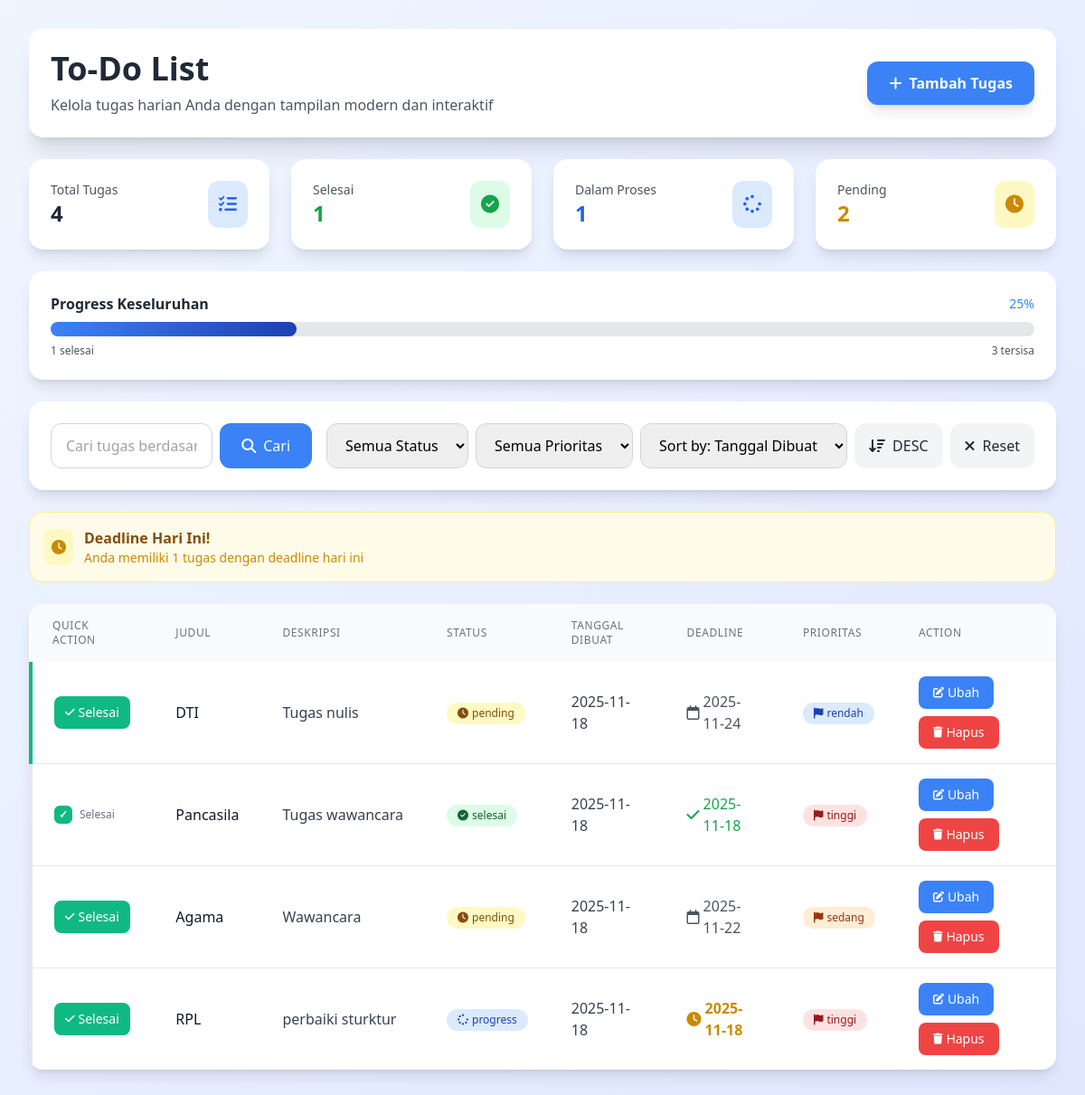
The page / on the database its author committed.
### tables this page shows
CREATE TABLE `todo_list` (
  `id` int NOT NULL,
  `title` varchar(255) NOT NULL,
  `description` text,
  `status` enum('pending','progress','overdue','selesai','done') DEFAULT 'pending',
  `created_at` date DEFAULT NULL,
  `due_date` date DEFAULT NULL,
  `priority` enum('rendah','sedang','tinggi') DEFAULT 'sedang'
);

### index.php (the view, shortened to what the rows shown need)
<?php
require 'function.php';
$sort_by = $_GET['sort'] ?? 'created_at';
$sort_order = $_GET['order'] ?? 'DESC';
$query = "SELECT * FROM todo_list WHERE 1=1";
$query .= " ORDER BY $sort_by $sort_order";
$data = ambildata($koneksi, $query);
?>
<!DOCTYPE html>
<html lang="en">
<head>
    <script src="https://cdn.tailwindcss.com"></script>
    <link rel="stylesheet" href="https://cdnjs.cloudflare.com/ajax/libs/font-awesome/6.4.0/css/all.min.css">
    <link rel="stylesheet" href="https://cdn.jsdelivr.net/npm/flatpickr/dist/flatpickr.min.css">
</head>
<body class="bg-gradient-to-br from-blue-50 to-indigo-100 min-h-screen p-4 md:p-8">
    <div class="max-w-7xl mx-auto">
        <div class="bg-white rounded-2xl shadow-xl p-6 mb-6">
            <div class="flex flex-col md:flex-row md:items-center justify-between gap-4">
                <div>
                    <h1 class="text-3xl md:text-4xl font-bold text-gray-800">To-Do List</h1>
                </div>
            </div>
        </div>
        <div class="bg-white rounded-2xl shadow-lg overflow-hidden">
            <div class="overflow-x-auto">
                <table class="w-full">
                    <thead class="bg-gray-50">
                        <tr>
                            <th class="py-4 px-6 text-left text-xs font-medium text-gray-500 uppercase tracking-wider">Quick Action</th>
                            <th class="py-4 px-6 text-left text-xs font-medium text-gray-500 uppercase tracking-wider">Judul</th>
                            <th class="py-4 px-6 text-left text-xs font-medium text-gray-500 uppercase tracking-wider">Deskripsi</th>
                            <th class="py-4 px-6 text-left text-xs font-medium text-gray-500 uppercase tracking-wider">Status</th>
                            <th class="py-4 px-6 text-left text-xs font-medium text-gray-500 uppercase tracking-wider">Tanggal Dibuat</th>
                            <th class="py-4 px-6 text-left text-xs font-medium text-gray-500 uppercase tracking-wider">Deadline</th>
                            <th class="py-4 px-6 text-left text-xs font-medium text-gray-500 uppercase tracking-wider">Prioritas</th>
                            <th class="py-4 px-6 text-left text-xs font-medium text-gray-500 uppercase tracking-wider">Action</th>
                        </tr>
                    </thead>
                    <tbody class="divide-y divide-gray-200">
                        <?php foreach ($data as $baris) { ?>
                            <?php
                            $statusClass = 'bg-yellow-100 text-yellow-800';
                            $statusIcon = 'fas fa-clock';
                            if ($baris["status"] === 'in progress' || $baris["status"] === 'progress') {
                                $statusClass = 'bg-blue-100 text-blue-800';
                                $statusIcon = 'fas fa-spinner';
                            } elseif ($baris["status"] === 'selesai' || $baris["status"] === 'done') {
                                $statusClass = 'bg-green-100 text-green-800';
                                $statusIcon = 'fas fa-check-circle';
                            } elseif ($baris["status"] === 'overdue') {
                                $statusClass = 'status-overdue';
                                $statusIcon = 'fas fa-exclamation-triangle';
                            }
                            $priorityClass = 'bg-blue-100 text-blue-800';
                            if ($baris["priority"] === 'sedang') {
                                $priorityClass = 'bg-orange-100 text-orange-800';
                            } elseif ($baris["priority"] === 'tinggi') {
                                $priorityClass = 'bg-red-100 text-red-800';
                            }
                            $due_date = strtotime($baris["due_date"]);
                            $today = strtotime(date('Y-m-d'));
                            $deadlineClass = 'deadline-normal';
                            $deadlineIcon = 'far fa-calendar';
                            $deadlineText = 'text-gray-600';
                            if ($baris["status"] === 'overdue') {
                                $deadlineClass = 'deadline-overdue';
                                $deadlineIcon = 'fas fa-exclamation-triangle';
                                $deadlineText = 'text-red-600 font-semibold';
                            } elseif ($due_date == $today && ($baris["status"] !== 'selesai' && $baris["status"] !== 'done')) {
                                $deadlineClass = 'deadline-today';
                                $deadlineIcon = 'fas fa-clock';
                                $deadlineText = 'text-yellow-600 font-semibold';
                            } elseif ($baris["status"] === 'selesai' || $baris["status"] === 'done') {
                                $deadlineClass = 'deadline-normal';
                                $deadlineIcon = 'fas fa-check';
                                $deadlineText = 'text-green-600';
                            }
                            ?>
                            <tr class="task-row bg-white hover:bg-gray-50 transition-all duration-150 <?= $deadlineClass ?>" id="task-<?= $baris["id"] ?>">
                                <td class="py-4 px-6">
                                    <?php if ($baris["status"] !== 'selesai' && $baris["status"] !== 'done'): ?>
                                        <button class="complete-btn bg-success hover:bg-green-600 text-white text-sm font-medium py-2 px-3 rounded-lg flex items-center gap-1 transition-colors duration-200"
                                            data-id="<?= $baris["id"] ?>">
                                            <i class="fas fa-check text-xs"></i>
                                            <span class="hidden sm:inline">Selesai</span>
                                        </button>
                                    <?php else: ?>
                                        <div class="flex items-center gap-2">
                                            <div class="custom-checkbox checked"></div>
                                            <span class="text-xs text-gray-500">Selesai</span>
                                        </div>
                                    <?php endif; ?>
                                </td>
                                <td class="py-4 px-6 font-medium text-gray-900"><?= htmlspecialchars($baris["title"]) ?></td>
                                <td class="py-4 px-6 text-gray-700 max-w-xs truncate"><?= htmlspecialchars($baris["description"]) ?></td>
                                <td class="py-4 px-6">
                                    <span class="inline-flex items-center gap-1 px-3 py-1 rounded-full text-xs font-medium <?= $statusClass ?>">
                                        <i class="<?= $statusIcon ?>"></i>
                                        <?= htmlspecialchars($baris["status"]) ?>
                                    </span>
                                </td>
                                <td class="py-4 px-6 text-gray-700"><?= htmlspecialchars($baris["created_at"]) ?></td>
                                <td class="py-4 px-6 <?= $deadlineText ?>">
                                    <div class="flex items-center gap-1">
                                        <i class="<?= $deadlineIcon ?>"></i>
                                        <?= htmlspecialchars($baris["due_date"]) ?>
                                    </div>
                                </td>
                                <td class="py-4 px-6">
                                    <span class="inline-flex items-center px-3 py-1 rounded-full text-xs font-medium <?= $priorityClass ?>">
                                        <i class="fas fa-flag mr-1"></i>
                                        <?= htmlspecialchars($baris["priority"]) ?>
                                    </span>
                                </td>
                                <td class="py-4 px-6">
                                    <div class="flex flex-wrap gap-2">
                                        <button class="edit-btn bg-primary hover:bg-primary-dark text-white text-sm font-medium py-2 px-4 rounded-lg flex items-center gap-1 transition-colors duration-200"
                                            data-id="<?= $baris["id"] ?>"
                                            data-judul="<?= htmlspecialchars($baris["title"], ENT_QUOTES) ?>"
                                            data-deskripsi="<?= htmlspecialchars($baris["description"], ENT_QUOTES) ?>"
                                            data-status="<?= htmlspecialchars($baris["status"], ENT_QUOTES) ?>"
                                            data-dibuat="<?= htmlspecialchars($baris["created_at"], ENT_QUOTES) ?>"
                                            data-deadline="<?= htmlspecialchars($baris["due_date"], ENT_QUOTES) ?>"
                                            data-prioritas="<?= htmlspecialchars($baris["priority"], ENT_QUOTES) ?>">
                                            <i class="fas fa-edit text-xs"></i>
                                            <span class="hidden sm:inline">Ubah</span>
                                        </button>
                                        <button class="delete-btn bg-danger hover:bg-red-600 text-white text-sm font-medium py-2 px-4 rounded-lg flex items-center gap-1 transition-colors duration-200"
                                            data-id="<?= $baris["id"] ?>"
                                            data-judul="<?= htmlspecialchars($baris["title"], ENT_QUOTES) ?>">
                                            <i class="fas fa-trash text-xs"></i>
                                            <span class="hidden sm:inline">Hapus</span>
                                        </button>
                                    </div>
                                </td>
                            </tr>
                        <?php } ?>
                    </tbody>
                </table>
            </div>
        </div>
    </div>
</body>
</html>

### rows shown on the page
todo_list: title "DTI", description "Tugas nulis", status "pending", created_at "2025-11-18", due_date "2025-11-24", priority "rendah"
todo_list: shows "Selesai", title "Pancasila", description "Tugas wawancara", status "selesai", created_at "2025-11-18", due_date "2025-11-18", priority "tinggi"
todo_list: title "Agama", description "Wawancara", status "pending", created_at "2025-11-18", due_date "2025-11-22", priority "sedang"
todo_list: title "RPL", description "perbaiki sturktur", status "progress", created_at "2025-11-18", due_date "2025-11-18", priority "tinggi"

### other values the page prints
$total_tasks "4"
$completed_tasks "1"
$in_progress_tasks "1"
$pending_tasks "2"
$progress_percentage "25"
$total_tasks - $completed_tasks "3"
$today_tasks "1"
